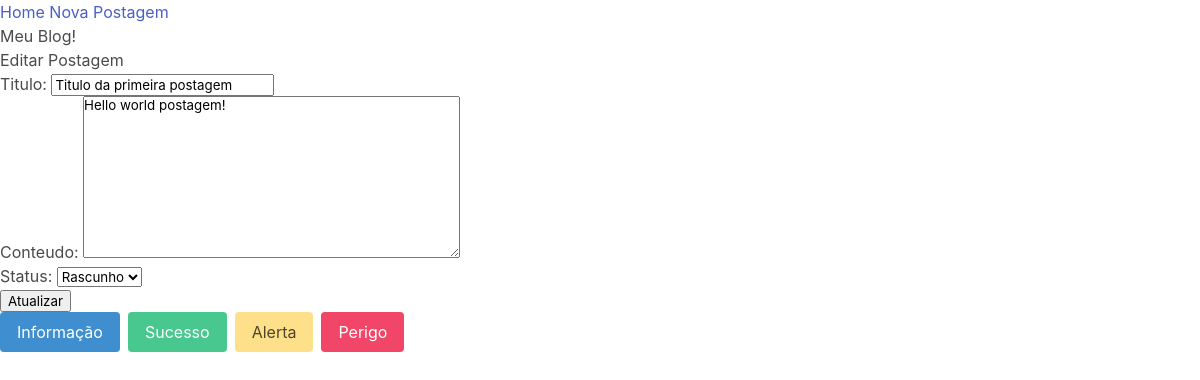
The app's page /blog/postagem/1/editar with its own data.
### blog/models.py (models this page shows, shortened)
class Postagem(models.Model):
    titulo = models.CharField(max_length=200)
    conteudo = models.TextField()
    publicada = models.DateTimeField(default=timezone.now)
    criada = models.DateTimeField(auto_now_add=True)
    atualizada = models.DateTimeField(auto_now=True)
    autor = models.ForeignKey(User, on_delete=models.CASCADE)
    status_opcoes = {
        ('rascunho', 'Rascunho'),
        ('publicada', 'Publicada'),
    }
    status = models.CharField(max_length=10, choices=status_opcoes, default='rascunho')

### blog/views.py (the view)
# urls.py: path('postagem/<int:pk>/editar', EditarPostagemView.as_view(), name="editar"),
class EditarPostagemView(UpdateView):
    model = Postagem
    template_name = "blog/editar_postagem.html"
    fields = ['titulo', 'conteudo', 'status']

### templates/blog/editar_postagem.html
{% extends 'blog/blog_base.html' %}
{% block conteudo %}
    <h1>Editar Postagem</h1>
    <form action="" method="post">{% csrf_token %}
        {{ form.as_p }}
        <input type="submit" value="Atualizar"/>
    </form>
{% endblock conteudo %}

### records on screen
Postagem: titulo "Titulo da primeira postagem", conteudo "Hello world postagem!", status "Rascunho"
